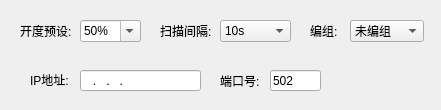
<?xml version="1.0" encoding="UTF-8"?>
<ui version="4.0">
 <class>CMoteItem</class>
 <widget class="QDialog" name="CMoteItem">
  <property name="geometry">
   <rect>
    <x>0</x>
    <y>0</y>
    <width>441</width>
    <height>110</height>
   </rect>
  </property>
  <property name="windowTitle">
   <string>Dialog</string>
  </property>
  <widget class="QLabel" name="label_group">
   <property name="geometry">
    <rect>
     <x>310</x>
     <y>20</y>
     <width>41</width>
     <height>21</height>
    </rect>
   </property>
   <property name="text">
    <string>编组:</string>
   </property>
  </widget>
  <widget class="QLabel" name="label_open">
   <property name="geometry">
    <rect>
     <x>20</x>
     <y>20</y>
     <width>61</width>
     <height>21</height>
    </rect>
   </property>
   <property name="text">
    <string>开度预设:</string>
   </property>
  </widget>
  <widget class="QLineEdit" name="lineEdit_ip">
   <property name="geometry">
    <rect>
     <x>80</x>
     <y>70</y>
     <width>121</width>
     <height>21</height>
    </rect>
   </property>
   <property name="inputMask">
    <string>000.000.000.000; </string>
   </property>
   <property name="text">
    <string>...</string>
   </property>
  </widget>
  <widget class="QComboBox" name="comboBox_group">
   <property name="geometry">
    <rect>
     <x>350</x>
     <y>20</y>
     <width>74</width>
     <height>22</height>
    </rect>
   </property>
   <property name="editable">
    <bool>false</bool>
   </property>
   <property name="modelColumn">
    <number>0</number>
   </property>
   <item>
    <property name="text">
     <string>未编组</string>
    </property>
   </item>
   <item>
    <property name="text">
     <string>编组1</string>
    </property>
   </item>
   <item>
    <property name="text">
     <string>编组2</string>
    </property>
   </item>
   <item>
    <property name="text">
     <string>编组3</string>
    </property>
   </item>
   <item>
    <property name="text">
     <string>编组4</string>
    </property>
   </item>
   <item>
    <property name="text">
     <string>编组5</string>
    </property>
   </item>
  </widget>
  <widget class="QComboBox" name="comboBox_open">
   <property name="geometry">
    <rect>
     <x>80</x>
     <y>20</y>
     <width>61</width>
     <height>22</height>
    </rect>
   </property>
   <property name="editable">
    <bool>true</bool>
   </property>
   <property name="currentIndex">
    <number>5</number>
   </property>
   <item>
    <property name="text">
     <string>0%</string>
    </property>
   </item>
   <item>
    <property name="text">
     <string>10%</string>
    </property>
   </item>
   <item>
    <property name="text">
     <string>20%</string>
    </property>
   </item>
   <item>
    <property name="text">
     <string>30%</string>
    </property>
   </item>
   <item>
    <property name="text">
     <string>40%</string>
    </property>
   </item>
   <item>
    <property name="text">
     <string>50%</string>
    </property>
   </item>
   <item>
    <property name="text">
     <string>60%</string>
    </property>
   </item>
   <item>
    <property name="text">
     <string>70%</string>
    </property>
   </item>
   <item>
    <property name="text">
     <string>80%</string>
    </property>
   </item>
   <item>
    <property name="text">
     <string>90%</string>
    </property>
   </item>
   <item>
    <property name="text">
     <string>100%</string>
    </property>
   </item>
  </widget>
  <widget class="QLabel" name="label_port">
   <property name="geometry">
    <rect>
     <x>220</x>
     <y>70</y>
     <width>54</width>
     <height>21</height>
    </rect>
   </property>
   <property name="text">
    <string>端口号:</string>
   </property>
  </widget>
  <widget class="QLabel" name="label_ip">
   <property name="geometry">
    <rect>
     <x>30</x>
     <y>70</y>
     <width>41</width>
     <height>20</height>
    </rect>
   </property>
   <property name="text">
    <string>IP地址:</string>
   </property>
  </widget>
  <widget class="QLineEdit" name="lineEdit_port_1">
   <property name="geometry">
    <rect>
     <x>270</x>
     <y>70</y>
     <width>51</width>
     <height>21</height>
    </rect>
   </property>
   <property name="text">
    <string>502</string>
   </property>
  </widget>
  <widget class="QLabel" name="label_interval">
   <property name="geometry">
    <rect>
     <x>160</x>
     <y>20</y>
     <width>54</width>
     <height>21</height>
    </rect>
   </property>
   <property name="text">
    <string>扫描间隔:</string>
   </property>
  </widget>
  <widget class="QComboBox" name="comboBox">
   <property name="geometry">
    <rect>
     <x>220</x>
     <y>20</y>
     <width>71</width>
     <height>22</height>
    </rect>
   </property>
   <property name="currentIndex">
    <number>2</number>
   </property>
   <item>
    <property name="text">
     <string>1s</string>
    </property>
   </item>
   <item>
    <property name="text">
     <string>5s</string>
    </property>
   </item>
   <item>
    <property name="text">
     <string>10s</string>
    </property>
   </item>
   <item>
    <property name="text">
     <string>30s</string>
    </property>
   </item>
   <item>
    <property name="text">
     <string>1min</string>
    </property>
   </item>
   <item>
    <property name="text">
     <string>5min</string>
    </property>
   </item>
   <item>
    <property name="text">
     <string>10min</string>
    </property>
   </item>
  </widget>
 </widget>
 <tabstops>
  <tabstop>comboBox_open</tabstop>
  <tabstop>comboBox</tabstop>
  <tabstop>comboBox_group</tabstop>
  <tabstop>lineEdit_ip</tabstop>
  <tabstop>lineEdit_port_1</tabstop>
 </tabstops>
 <resources/>
 <connections/>
</ui>
